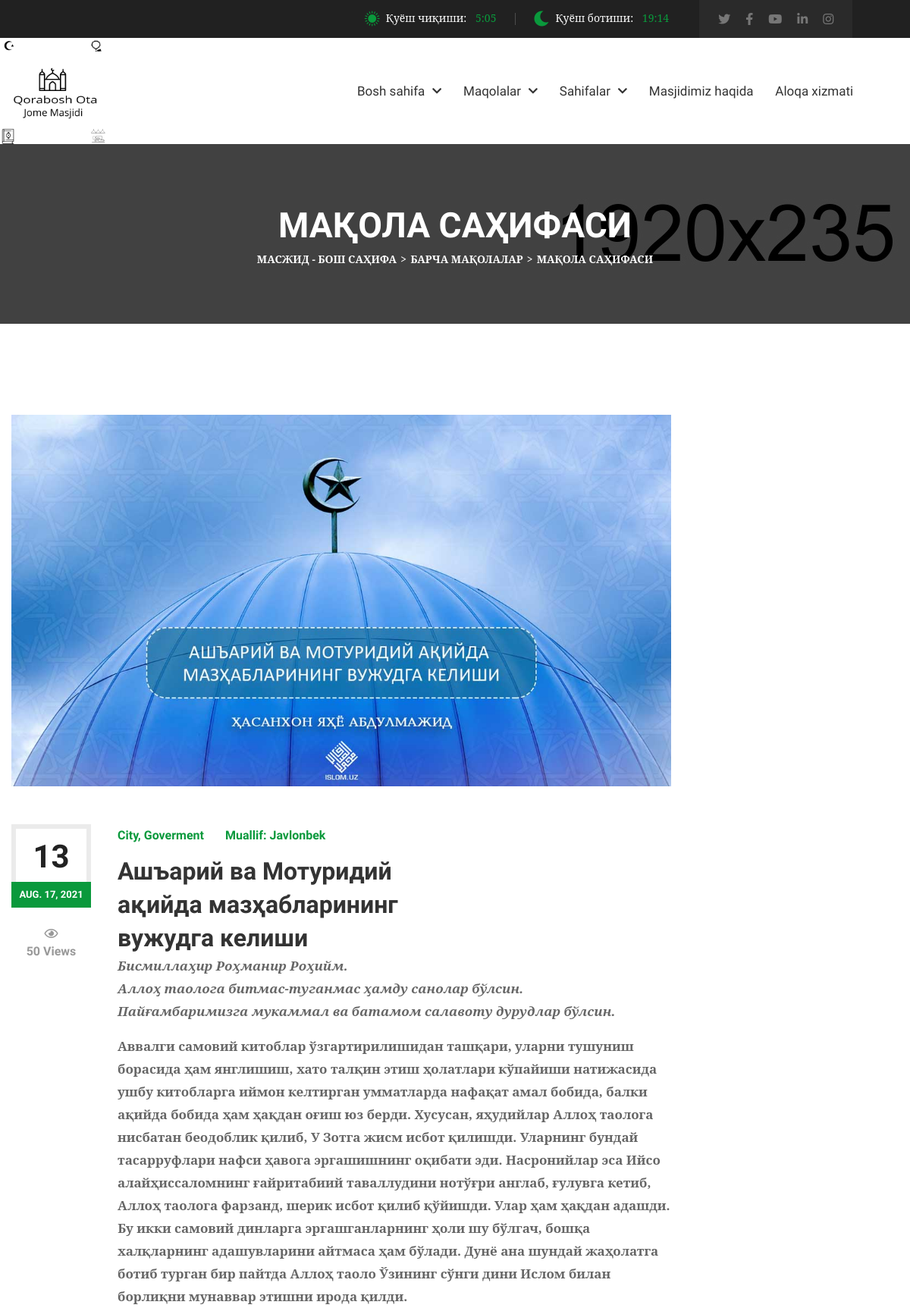
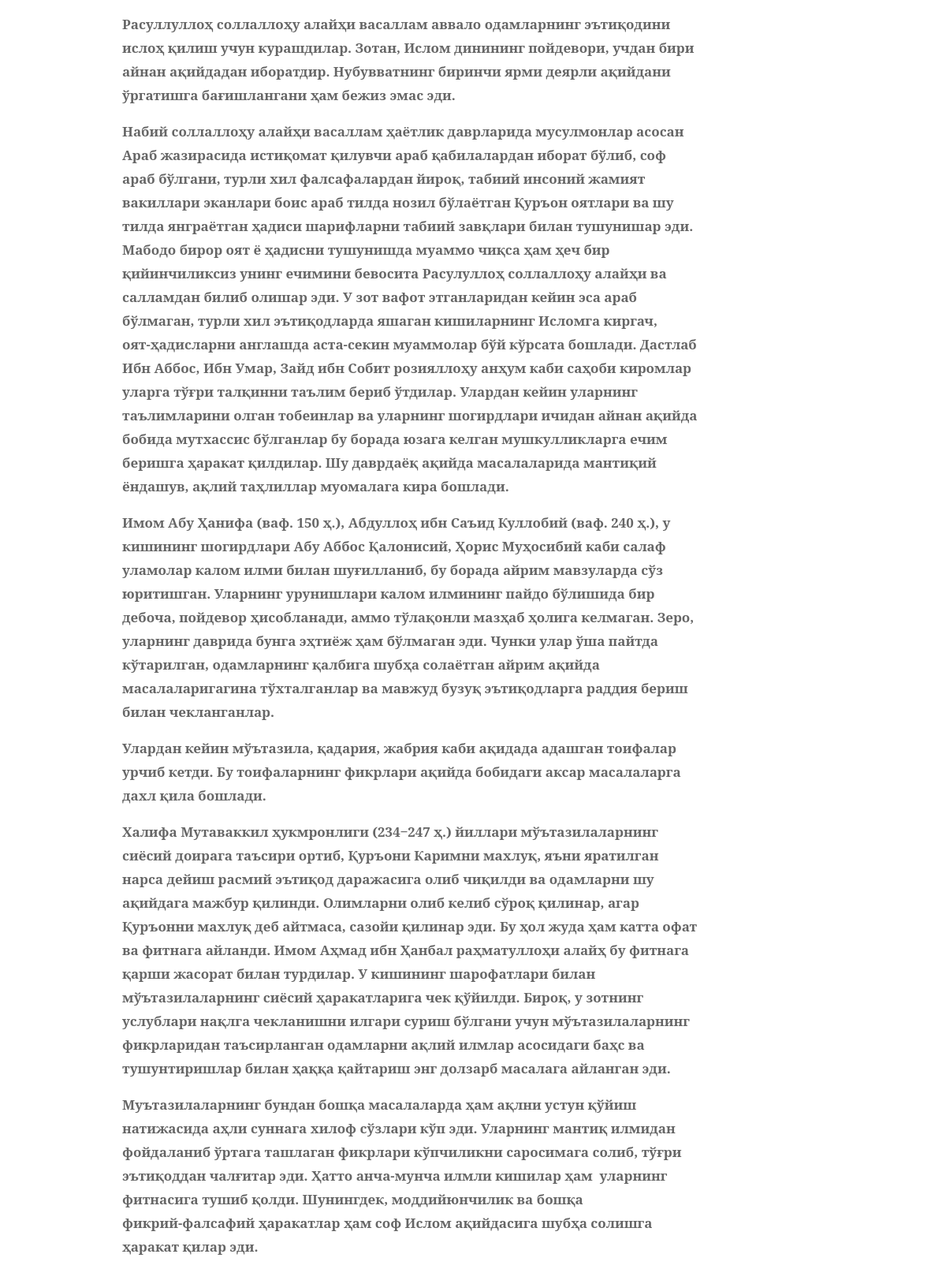
Screenshot of /blog/asharij-va-moturidij-aijda-mazablarining-vuzhudga-kelishi (upper part) with the database file from the repository (2 pictures, top to bottom).
### mainapp/models.py (models this page shows, shortened)
class Blog(models.Model):
	title = models.CharField('Maqola nomi',max_length=300)
	body = RichTextField()
	slug = models.SlugField('*',max_length=100, unique=True, db_index=True)
	author = models.CharField('Muallif', default='Admin',max_length=200,blank=True)
	date = models.DateField("Qo'shilgan vaqti", auto_now_add=True)
	image = models.ImageField('Maqola rasmi', upload_to='Maqolalar_rasmi/')
	class Meta:
		verbose_name = 'Maqola'
		verbose_name_plural = 'Maqolalar'

### mainapp/views.py (the view, shortened to what this page needs)
# urls.py: path('blog/<str:blog_slug>',views.blog_detail, name='blogDetailPage'),
def blog_detail(request,blog_slug):
	blog_page = Blog.objects.get(slug=blog_slug)
	return render(request,'blog-detail.html',{'blog_page':blog_page})

### templates/blog-detail.html (shortened to what this page needs)
{% extends 'base.html' %}
{% load static %}
{% block  content %}
            <section>
                <div class="w-100 pt-80 black-layer pb-70 opc65 position-relative">
                    <div class="fixed-bg" style="background:green;background-image: url(assets/images/page-title-bg.jpg);"></div>
                    <div class="container">
                        <div class="page-title-wrap text-center w-100">
                            <div class="page-title-inner d-inline-block">
                                <h1 class="mb-0">Мақола саҳифаси</h1>
                                <ol class="breadcrumb mb-0">
                                    <li class="breadcrumb-item"><a href="{% url 'mainapp:Home' %}" title="Home">Масжид - Бош саҳифа</a></li>
                                    <li class="breadcrumb-item"><a href="{% url 'mainapp:Blog' %}" title="">БАРЧА МАҚОЛАЛАР</a></li>
                                    <li class="breadcrumb-item active">Мақола саҳифаси</li>
                                </ol>
                            </div>
                        </div>
                    </div>
                </div>
            </section>
            <section>
                <div class="w-100 pt-120 pb-260 position-relative">
                    <div class="container">
                        <div class="post-detail-wrap w-100">
                            <div class="row">
                                <div class="col-md-12 col-sm-12 col-lg-9">
                                    <div class="post-detail-inner w-100">
                                        <div class="post-detail-img w-100">
                                            <img class="img-fluid w-100" src="{{blog_page.image.url}}" alt="Blog Detail Image 1">
                                        </div>
                                        <div class="post-detail-info position-relative w-100">
                                            <div class="post-info2-inner text-center">
                                                <div class="post-date2">
                                                    <span class="d-block">13</span>
                                                    <i class="d-block thm-bg">{{blog_page.date}}</i>
                                                </div>
                                                <div class="post-meta4 w-100">
                                                    <span class="d-block"><i class="far fa-eye"></i>50 Views</span>
                                                </div>
                                            </div>
                                            <ul class="post-meta2 d-inline-flex flex-wrap align-items-center mb-0 list-unstyled">
                                                <li class="thm-clr">City, Goverment</li>
                                                <li class="thm-clr">Muallif: <a href="javascript:void(0);" title="">{{blog_page.author}}</a></li>
                                            </ul>
                                            <h2 class="mb-0">{{blog_page.title}}</h2>
                                            <b class="mb-0">{{blog_page.body|safe}}</b>
                                        </div><br><br><h3>Изоҳлар {{blog_page.comment_set.all.count}}</h3><hr>
                                    </div>
                                </div>
                                <div class="col-md-6 col-sm-6 col-lg-3">
                                 </div>
                            </div>
                        </div>
                    </div>
                </div>
            </section>
{%endblock%}

### static/assets/css/responsive.css (style rules this page uses)
@media (max-width: 1210px) { .container { padding: 0 0.9375rem;max-width: 100%; } }

### rows the page displays
Blog: image (picture), date "AUG. 17, 2021", author "Javlonbek", title "Ашъарий ва Мотуридий ақийда мазҳабларининг вужудга келиши", body "Бисмиллаҳир Роҳманир Роҳийм. Аллоҳ таолога битмас-туганмас ҳамду санолар бўлсин. Пайғамбаримизга мукаммал ва батамом салавоту дурудлар бўлсин. Аввалги самовий китоблар ўзгартирилишидан ташқари, уларни тушуниш борасида ҳам янглишиш, хато талқин этиш ҳолатлари кўпайиши натижасида ушбу китобларга иймон келтирган умматларда нафақат амал бобида, балки ақийда бобида ҳам ҳақдан оғиш юз берди. Хусусан, яҳудийлар Аллоҳ таолога нисбатан беодоблик қилиб, У Зотга жисм исбот қилишди. Уларнинг бундай тасарруфлари нафси ҳавога эргашишнинг оқибати эди. Насронийлар эса Ийсо алайҳиссаломнинг ғайритабиий таваллудини нотўғри англаб, ғулувга кетиб, Аллоҳ таолога фарзанд, шерик исбот қилиб қўйишди. Улар ҳам…"
